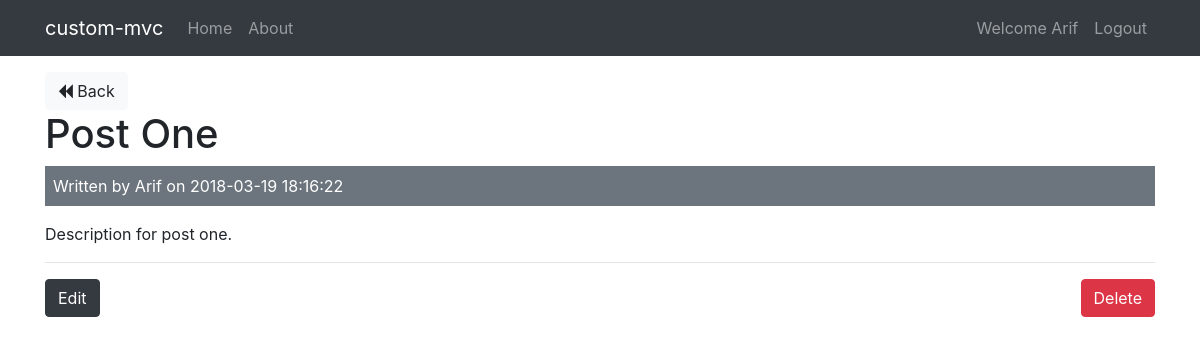
The page /posts/show/1 (signed in) on the database its author committed.
### tables this page shows
CREATE TABLE `posts` (
  `id` int(11) NOT NULL,
  `user_id` int(11) NOT NULL,
  `title` varchar(255) NOT NULL,
  `body` text NOT NULL,
  `created_at` datetime NOT NULL DEFAULT CURRENT_TIMESTAMP
);

CREATE TABLE `users` (
  `id` int(11) NOT NULL,
  `name` varchar(255) NOT NULL,
  `email` varchar(255) NOT NULL,
  `password` varchar(255) NOT NULL,
  `created_at` datetime NOT NULL DEFAULT CURRENT_TIMESTAMP
);

### app/controllers/Posts.php (called while the page is built, shortened)
<?php
  class Posts extends Controller {
    public function __construct(){
      $this->postModel = $this->model('Post');
      $this->userModel = $this->model('User');
    }
    public function show($id){
      $post = $this->postModel->getPostById($id);
      $user = $this->userModel->getUserById($post->user_id);
      $data = [
        'post' => $post,
        'user' => $user
      ];
      $this->view('posts/show', $data);
    }
  }

### app/libraries/Core.php (called while the page is built, shortened)
<?php
  class Core {
    protected $currentMethod = 'index';
    public function __construct(){
      $url = $this->getUrl();
      if(file_exists('../app/controllers/' . ucwords($url[0]). '.php')){
        unset($url[0]);
      }
      $this->currentController = new $this->currentController;
      if(isset($url[1])){
        if(method_exists($this->currentController, $url[1])){
          $this->currentMethod = $url[1];
          unset($url[1]);
        }
      }
      $this->params = $url ? array_values($url) : [];
      call_user_func_array([$this->currentController, $this->currentMethod], $this->params);
    }
    public function getUrl(){
      if(isset($_GET['url'])){
        $url = rtrim($_GET['url'], '/');
        $url = filter_var($url, FILTER_SANITIZE_URL);
        $url = explode('/', $url);
        return $url;
      }
    }
  }

### public/index.php (called while the page is built, shortened)
<?php
  $init = new Core;

### app/libraries/Database.php (called while the page is built, shortened)
<?php
  class Database {
    private $host = DB_HOST;
    private $user = DB_USER;
    private $pass = DB_PASS;
    private $dbname = DB_NAME;
    private $dbh;
    private $stmt;
    public function __construct(){
      $dsn = 'mysql:host=' . $this->host . ';dbname=' . $this->dbname;
      $options = array(
        PDO::ATTR_PERSISTENT => true,
        PDO::ATTR_ERRMODE => PDO::ERRMODE_EXCEPTION
      );
      try{
        $this->dbh = new PDO($dsn, $this->user, $this->pass, $options);
      } catch(PDOException $e){
        $this->error = $e->getMessage();
        echo $this->error;
      }
    }
    public function query($sql){
      $this->stmt = $this->dbh->prepare($sql);
    }
    public function bind($param, $value, $type = null){
      if(is_null($type)){
        switch(true){
          default:
            $type = PDO::PARAM_STR;
        }
      }
      $this->stmt->bindValue($param, $value, $type);
    }
    public function execute(){
      return $this->stmt->execute();
    }
    public function single(){
      $this->execute();
      return $this->stmt->fetch(PDO::FETCH_OBJ);
    }
  }

### app/models/Post.php (called while the page is built, shortened)
<?php
  class Post {
    private $db;
    public function __construct(){
      $this->db = new Database;
    }
    public function getPostById($id){
      $this->db->query('SELECT * FROM posts WHERE id = :id');
      $this->db->bind(':id', $id);
      $row = $this->db->single();
      return $row;
    }
  }

### app/models/User.php (called while the page is built, shortened)
<?php
  class User {
    private $db;
    public function __construct(){
      $this->db = new Database;
    }
    public function getUserById($id){
      $this->db->query('SELECT * FROM users WHERE id = :id');
      $this->db->bind(':id', $id);
      $row = $this->db->single();
      return $row;
    }
  }

### app/views/posts/show.php (the view)
<?php require APPROOT . '/views/inc/header.php'; ?>
<a href="<?php echo URLROOT; ?>/posts" class="btn btn-light"><i class="fa fa-backward"></i> Back</a>
<br>
<h1><?php echo $data['post']->title; ?></h1>
<div class="bg-secondary text-white p-2 mb-3">
  Written by <?php echo $data['user']->name; ?> on <?php echo $data['post']->created_at; ?>
</div>
<p><?php echo $data['post']->body; ?></p>
<?php if($data['post']->user_id == $_SESSION['user_id']) : ?>
  <hr>
  <a href="<?php echo URLROOT; ?>/posts/edit/<?php echo $data['post']->id; ?>" class="btn btn-dark">Edit</a>
  <form class="pull-right" action="<?php echo URLROOT; ?>/posts/delete/<?php echo $data['post']->id; ?>" method="post">
    <input type="submit" value="Delete" class="btn btn-danger">
  </form>
<?php endif; ?>
<?php require APPROOT . '/views/inc/footer.php'; ?>

### rows shown on the page
posts: title "Post One", created_at "2018-03-19 18:16:22", body "Description for post one."
users: name "Arif"

### other values the page prints
SITENAME "custom-mvc"
$_SESSION['user_name'] "Arif"
